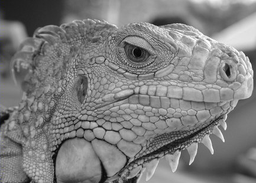
#> input picture Homework2/Part2/iguana.png, 256 x 183 px, shrunk from 433 x 310 before the run
$ jupyter execute --allow-errors hw2_p2.ipynb   (shell and % lines are left out)
#> lines starting #> are read from the running program, lines starting #| are printed output that depends on the picture
### Homework2/Part2/edge.py
import numpy as np

def conv(image, kernel):
    """ An implementation of convolution filter.

    This function uses element-wise multiplication and np.sum()
    to efficiently compute weighted sum of neighborhood at each
    pixel.

    Args:
        image: numpy array of shape (Hi, Wi).
        kernel: numpy array of shape (Hk, Wk).

    Returns:
        out: numpy array of shape (Hi, Wi).
    """
    Hi, Wi = image.shape
    Hk, Wk = kernel.shape
    out = np.zeros((Hi, Wi))

    # For this assignment, we will use edge values to pad the images.
    # Zero padding will make derivatives at the image boundary very big,
    # whereas we want to ignore the edges at the boundary.
    pad_width0 = Hk // 2
    pad_width1 = Wk // 2
    pad_width = ((pad_width0,pad_width0),(pad_width1,pad_width1))
    padded = np.pad(image, pad_width, mode='edge')

    ### YOUR CODE HERE
    flipped = np.flip(kernel)
    f = np.vectorize(lambda i, j: np.sum(padded[i:(i+Hk), j:(j+Wk)] * flipped))
    out = f(np.arange(Hi)[:, np.newaxis], np.arange(Wi))
    ### END YOUR CODE

    return out

def gaussian_kernel(size, sigma):
    """ Implementation of Gaussian Kernel.

    This function follows the gaussian kernel formula,
    and creates a kernel matrix.

    Hints:
    - Use np.pi and np.exp to compute pi and exp.

    Args:
        size: int of the size of output matrix.
        sigma: float of sigma to calculate kernel.

    Returns:
        kernel: numpy array of shape (size, size).
    """

    kernel = np.zeros((size, size))

    ### YOUR CODE HERE
    assert size % 2 == 1
    k = (size - 1) // 2
    def calculate(i, j):
        return np.exp(-((i - k) ** 2 + (j - k) ** 2) / (2 * (sigma ** 2))) / (2 * np.pi * (sigma ** 2))
    f = np.vectorize(calculate)
    kernel = f(np.arange(size)[:, np.newaxis], np.arange(size))
    ### END YOUR CODE

    return kernel

def partial_x(img):
    """ Computes partial x-derivative of input img.

    Hints:
        - You may use the conv function in defined in this file.

    Args:
        img: numpy array of shape (H, W).
    Returns:
        out: x-derivative image.
    """

    out = None

    ### YOUR CODE HERE
    filter_x = np.array([[0.5, 0, -0.5]])
    out = conv(img, filter_x)
    ### END YOUR CODE

    return out

def partial_y(img):
    """ Computes partial y-derivative of input img.

    Hints:
        - You may use the conv function in defined in this file.

    Args:
        img: numpy array of shape (H, W).
    Returns:
        out: y-derivative image.
    """

    out = None

    ### YOUR CODE HERE
    filter_y = np.array([[0.5, 0, -0.5]]).T
    out = conv(img, filter_y)
    ### END YOUR CODE

    return out

def gradient(img):
    """ Returns gradient magnitude and direction of input img.

    Args:
        img: Grayscale image. Numpy array of shape (H, W).

    Returns:
        G: Magnitude of gradient at each pixel in img.
            Numpy array of shape (H, W).
        theta: Direction(in degrees, 0 <= theta < 360) of gradient
            at each pixel in img. Numpy array of shape (H, W).

    Hints:
        - Use np.sqrt and np.arctan2 to calculate square root and arctan
    """
    G = np.zeros(img.shape)
    theta = np.zeros(img.shape)

    ### YOUR CODE HERE
    G_x = partial_x(img)
    G_y = partial_y(img)
    G = np.sqrt(G_x ** 2 + G_y ** 2)
    # theta = np.arctan2(G_y, G_x) * 180 / np.pi + 180
    # theta = np.frompyfunc(lambda x: x if x < 360 else x - 360, 1, 1)(theta).astype(np.float32)
    # theta = np.arctan2(G_y, G_x)
    theta = np.arctan2(G_y, G_x) * 180 / np.pi
    theta[theta < 0] += 360
    ### END YOUR CODE

    return G, theta


def non_maximum_suppression(G, theta):
    """ Performs non-maximum suppression.

    This function performs non-maximum suppression along the direction
    of gradient (theta) on the gradient magnitude image (G).

    Args:
        G: gradient magnitude image with shape of (H, W).
        theta: direction of gradients with shape of (H, W).

    Returns:
        out: non-maxima suppressed image.
    """
    H, W = G.shape
    out = np.zeros((H, W))

    # Round the gradient direction to the nearest 45 degrees
    theta = np.floor((theta + 22.5) / 45) * 45
    theta = (theta % 360.0).astype(np.int32)

    #print(G)
    ### BEGIN YOUR CODE
    G_padded = np.pad(G, ((1, 1), (1, 1)))
    dists = [
        (0, 1), (1, 1), (1, 0), (1, -1)
    ]
    for i in range(1, H + 1):
        for j in range(1, W + 1):
            t = (theta[i - 1, j - 1] // 45) % len(dists)
            dist = dists[t]
            di, dj = (i + dist[0]), (j + dist[1])
            ei, ej = (i - dist[0]), (j - dist[1])
            if not (G_padded[i, j] <= G_padded[di, dj] or G_padded[i, j] <= G_padded[ei, ej]):
                out[i - 1, j - 1] = G_padded[i, j]
    ### END YOUR CODE

    return out

def double_thresholding(img, high, low):
    """
    Args:
        img: numpy array of shape (H, W) representing NMS edge response.
        high: high threshold(float) for strong edges.
        low: low threshold(float) for weak edges.

    Returns:
        strong_edges: Boolean array representing strong edges.
            Strong edeges are the pixels with the values greater than
            the higher threshold.
        weak_edges: Boolean array representing weak edges.
            Weak edges are the pixels with the values smaller or equal to the
            higher threshold and greater than the lower threshold.
    """

    strong_edges = np.zeros(img.shape, dtype=bool)
    weak_edges = np.zeros(img.shape, dtype=bool)

    ### YOUR CODE HERE
    strong_edges = img > high
    weak_edges = (img <= high) & (img > low)
    ### END YOUR CODE

    return strong_edges, weak_edges


def get_neighbors(y, x, H, W):
    """ Return indices of valid neighbors of (y, x).

    Return indices of all the valid neighbors of (y, x) in an array of
    shape (H, W). An index (i, j) of a valid neighbor should satisfy
    the following:
        1. i >= 0 and i < H
        2. j >= 0 and j < W
        3. (i, j) != (y, x)

    Args:
        y, x: location of the pixel.
        H, W: size of the image.
    Returns:
        neighbors: list of indices of neighboring pixels [(i, j)].
    """
    neighbors = []

    for i in (y-1, y, y+1):
        for j in (x-1, x, x+1):
            if i >= 0 and i < H and j >= 0 and j < W:
                if (i == y and j == x):
                    continue
                neighbors.append((i, j))

    return neighbors

def link_edges(strong_edges, weak_edges):
    """ Find weak edges connected to strong edges and link them.

    Iterate over each pixel in strong_edges and perform breadth first
    search across the connected pixels in weak_edges to link them.
    Here we consider a pixel (a, b) is connected to a pixel (c, d)
    if (a, b) is one of the eight neighboring pixels of (c, d).

    Args:
        strong_edges: binary image of shape (H, W).
        weak_edges: binary image of shape (H, W).

    Returns:
        edges: numpy boolean array of shape(H, W).
    """

    H, W = strong_edges.shape
    indices = np.stack(np.nonzero(strong_edges)).T
    edges = np.zeros((H, W), dtype=bool)

    # Make new instances of arguments to leave the original
    # references intact
    weak_edges = np.copy(weak_edges)
    edges = np.copy(strong_edges)

    ### YOUR CODE HERE
    for i in range(len(indices)):
        y, x = indices[i]
        queue = [(y, x)]
        while len(queue) > 0:
            y, x = queue.pop(0)
            edges[y, x] = True
            neighbors = get_neighbors(y, x, H, W)
            for ny, nx in neighbors:
                if weak_edges[ny, nx]:
                    queue.append((ny, nx))
                    weak_edges[ny, nx] = False
    ### END YOUR CODE

    return edges

def canny(img, kernel_size=5, sigma=1.4, high=20, low=15):
    """ Implement canny edge detector by calling functions above.

    Args:
        img: binary image of shape (H, W).
        kernel_size: int of size for kernel matrix.
        sigma: float for calculating kernel.
        high: high threshold for strong edges.
        low: low threashold for weak edges.
    Returns:
        edge: numpy array of shape(H, W).
    """
    ### YOUR CODE HERE
    G, theta = gradient(conv(img, gaussian_kernel(kernel_size, sigma)))
    G = non_maximum_suppression(G, theta)
    strong_edges, weak_edges = double_thresholding(G, high, low)
    edge = link_edges(strong_edges, weak_edges)
    ### END YOUR CODE

    return edge

### Homework2/Part2/hw2_p2.ipynb
# Homework 2 Part2
*This notebook includes both coding and written questions. Please hand in this notebook file with all the outputs and your answers to the written questions.*

This assignment covers Canny edge detector.

[cell 1]
# Setup
from __future__ import print_function

import numpy as np
import matplotlib.pyplot as plt
import matplotlib.image as mpimg
from time import time
from skimage import io

plt.rcParams['figure.figsize'] = (15.0, 12.0) # set default size of plots
plt.rcParams['image.interpolation'] = 'nearest'
plt.rcParams['image.cmap'] = 'gray'

# for auto-reloading extenrnal modules

# Canny Edge Detector
In this part, you are going to implement a Canny edge detector. The Canny edge detection algorithm can be broken down in to five steps:
1. Smoothing
2. Finding gradients
3. Non-maximum suppression
4. Double thresholding
5. Edge tracking by hysterisis

### 1.1 Smoothing (10 points)
#### Implementation (5 points)
We first smooth the input image by convolving it with a Gaussian kernel. The equation for a Gaussian kernel of size $(2k+1)\times(2k+1)$ is given by:

$$h_{ij}=\frac{1}{2\pi\sigma^2}\exp{\Bigl(-\frac{(i-k)^2+(j-k)^2}{2\sigma^2}\Bigr)}, 0\leq i,j < 2k+1$$

Implement **`gaussian_kernel`** in `edge.py` and run the code below.

[cell 2]
from edge import conv, gaussian_kernel

# Define 3x3 Gaussian kernel with std = 1
kernel = gaussian_kernel(3, 1)
kernel_test = np.array(
    [[ 0.05854983, 0.09653235, 0.05854983],
     [ 0.09653235, 0.15915494, 0.09653235],
     [ 0.05854983, 0.09653235, 0.05854983]]
)

# Test Gaussian kernel
if not np.allclose(kernel, kernel_test):
    print('Incorrect values! Please check your implementation.')

Implement **`conv`** in `edge.py` and run the code below.

[cell 3]
# Test with different kernel_size and sigma
kernel_size = 5
sigma = 1.4

# Load image
img = io.imread('iguana.png', as_gray=True)

# Define 5x5 Gaussian kernel with std = sigma
kernel = gaussian_kernel(kernel_size, sigma)

# Convolve image with kernel to achieve smoothed effect
smoothed = conv(img, kernel)

plt.subplot(1,2,1)
plt.imshow(img)
plt.title('Original image')
plt.axis('off')

plt.subplot(1,2,2)
plt.imshow(smoothed)
plt.title('Smoothed image')
plt.axis('off')

plt.show()

#### Question (5 points)
What is the effect of changing kernel_size and sigma?

**Your Answer:** Write your solution in this markdown cell.

[cell 4]
def test_kernel_size():
    kernel_sizes = [3, 5, 7, 13, 25, 45]
    sigma = 1.4
    for index in range(len(kernel_sizes)):
        kernel_size = kernel_sizes[index]
        kernel = gaussian_kernel(kernel_size, sigma)
        smoothed = conv(img, kernel)
        plt.subplot(3,2,index+1)
        plt.imshow(smoothed)
        plt.title('kernel_size = %d' % kernel_size)
        plt.axis('off')

test_kernel_size()
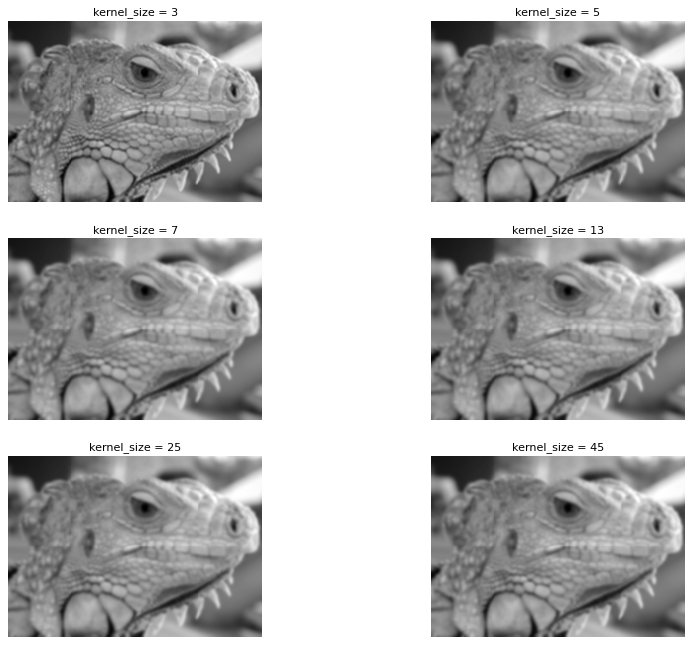
#> figure drawn by matplotlib, 6 panels

[cell 5]
def test_sigma():
    kernel_size = 5
    sigmas = [1.0, 1.1, 1.5, 2.0, 2.5, 3.0]
    for index in range(len(sigmas)):
        sigma = sigmas[index]
        kernel = gaussian_kernel(kernel_size, sigma)
        smoothed = conv(img, kernel)
        plt.subplot(3,2,index+1)
        plt.imshow(smoothed)
        plt.title('$\sigma = %.1f$' % sigma)
        plt.axis('off')

test_sigma()

由上面测试可得，在相同 $\sigma$ 的情况下，`kernel_size` 越大，图像越模糊；在相同 `kernel_size` 的情况下，$\sigma$ 越大，图像越模糊。

### 1.2 Finding gradients (15 points)
The gradient of a 2D scalar function $I:\mathbb{R}^2\rightarrow{\mathbb{R}}$ in Cartesian coordinate is defined by:

$$\nabla{I(x,y)}=\bigl[\frac{\partial{I}}{\partial{x}},\frac{\partial{I}}{\partial{y}}\bigr],$$

where

$$
\frac{\partial{I(x,y)}}{\partial{x}}=\lim_{\Delta{x}\to{0}}\frac{I(x+\Delta{x},y)-I(x,y)}{\Delta{x}} \\
\frac{\partial{I(x,y)}}{\partial{y}}=\lim_{\Delta{y}\to{0}}\frac{I(x,y+\Delta{y})-I(x,y)}{\Delta{y}}.
$$

In case of images, we can approximate the partial derivatives by taking differences at one pixel intervals:

$$
\frac{\partial{I(x,y)}}{\partial{x}}\approx{\frac{I(x+1,y)-I(x-1,y)}{2}} \\
\frac{\partial{I(x,y)}}{\partial{y}}\approx{\frac{I(x,y+1)-I(x,y-1)}{2}}
$$

Note that the partial derivatives can be computed by convolving the image $I$ with some appropriate kernels $D_x$ and $D_y$:

$$
\frac{\partial{I}}{\partial{x}}\approx{I*D_x}=G_x \\
\frac{\partial{I}}{\partial{y}}\approx{I*D_y}=G_y
$$

#### Implementation (5 points)
Find the kernels $D_x$ and $D_y$ and implement **`partial_x`** and **`partial_y`** using `conv` defined in `edge.py`.

*-Hint: Remeber that convolution flips the kernel.*

[cell 6]
from edge import partial_x, partial_y

# Test input
I = np.array(
    [[0, 0, 0],
     [0, 1, 0],
     [0, 0, 0]]
)

# Expected outputs
I_x_test = np.array(
    [[ 0, 0, 0],
     [ 0.5, 0, -0.5],
     [ 0, 0, 0]]
)

I_y_test = np.array(
    [[ 0, 0.5, 0],
     [ 0, 0, 0],
     [ 0, -0.5, 0]]
)

# Compute partial derivatives
I_x = partial_x(I)
I_y = partial_y(I)

# Test correctness of partial_x and partial_y
if not np.all(I_x == I_x_test):
    print('partial_x incorrect')

if not np.all(I_y == I_y_test):
    print('partial_y incorrect')

[cell 7]
# Compute partial derivatives of smoothed image
Gx = partial_x(smoothed)
Gy = partial_y(smoothed)
#> in conv (call 17), `out = f(np.arange(Hi)[:, np.newaxis], np.arange(Wi))`:
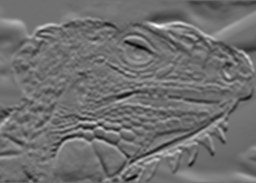
#> out: shape (183, 256) float64; min -0.114, max 0.146, mean -0.000278; drawn with min black and max white

plt.subplot(1,2,1)
plt.imshow(Gx)
plt.title('Derivative in x direction')
plt.axis('off')

plt.subplot(1,2,2)
plt.imshow(Gy)
plt.title('Derivative in y direction')
plt.axis('off')

plt.show()

#### Question (5 points)
What is the reason for performing smoothing prior to computing the gradients?

**Your Answer:** Write your solution in this markdown cell.

#### Implementation (10 points)
Now, we can compute the magnitude and direction of gradient with the two partial derivatives:

$$
G = \sqrt{G_{x}^{2}+G_{y}^{2}} \\
\Theta = arctan\bigl(\frac{G_{y}}{G_{x}}\bigr)
$$

Implement **`gradient`** in `edge.py` which takes in an image and outputs $G$ and $\Theta$.

[cell 8]
from edge import gradient

G, theta = gradient(smoothed)
#> in gradient, `theta[theta < 0] += 360`:
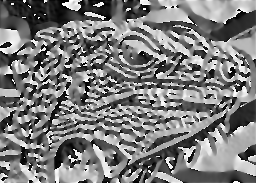
#> theta: shape (183, 256) float64; min 0.00187, max 360, mean 176; drawn with min black and max white

if not np.all(G >= 0):
    print('Magnitude of gradients should be non-negative.')

if not np.all((theta >= 0) * (theta < 360)):
    print('Direction of gradients should be in range 0 <= theta < 360')

plt.imshow(G)
plt.title('Gradient magnitude')
plt.axis('off')
plt.show()

### 1.3 Non-maximum suppression (20 points)
You should be able to see that the edges extracted from the gradient of the smoothed image are quite thick and blurry. The purpose of this step is to convert the "blurred" edges into "sharp" edges. Basically, this is done by preserving all local maxima in the gradient image and discarding everything else. The algorithm is for each pixel (x,y) in the gradient image:
1. Round the gradient direction $\Theta[y,x]$ to the nearest 45 degrees, corresponding to the use of an 8-connected neighbourhood.

2. Compare the edge strength of the current pixel with the edge strength of the pixel in the positive and negative gradient directions. For example, if the gradient direction is south (theta=90), compare with the pixels to the north and south.

3. If the edge strength of the current pixel is the largest; preserve the value of the edge strength. If not, suppress (i.e. remove) the value.

Implement **`non_maximum_suppression`** in `edge.py`.

We provide the correct output and the difference between it and your result for debugging purposes.  If you see white spots in the Difference image, you should check your implementation.

[cell 9]
from edge import non_maximum_suppression

# Test input
g = np.array(
    [[0.4, 0.5, 0.6],
     [0.3, 0.5, 0.7],
     [0.4, 0.5, 0.6]]
)

# Print out non-maximum suppressed output
# varying theta
for angle in range(0, 180, 45):
    #print('Thetas:', angle)
    t = np.ones((3, 3)) * angle # Initialize theta
    print(non_maximum_suppression(g, t))

[cell 10]
nms = non_maximum_suppression(G, theta)
#> in non_maximum_suppression (call 5), `theta = (theta % 360.0).astype(np.int32)`:
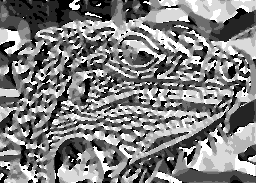
#> theta: shape (183, 256) int32; min 0, max 315, mean 158.6; drawn with min black and max white
#> in non_maximum_suppression (call 5), `G_padded = np.pad(G, ((1, 1), (1, 1)))`:
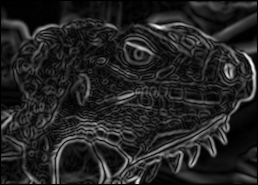
#> G_padded: shape (185, 258) float64; min 0, max 0.156, mean 0.022; drawn with min black and max white
#> after the loop in non_maximum_suppression (call 5), `for i in range(1, H + 1):`:
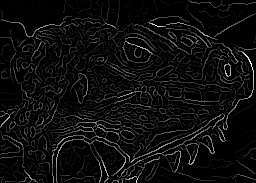
#> out: shape (183, 256) float64; min 0, max 0.156, mean 0.00805; drawn with min black and max white
plt.imshow(nms)
plt.title('Non-maximum suppressed')
plt.axis('off')
plt.show()

plt.subplot(1, 3, 1)
plt.imshow(nms)
plt.axis('off')
plt.title('Your result')

plt.subplot(1, 3, 2)
reference = np.load('references/iguana_non_max_suppressed.npy')
#> (reads Homework2/Part2/references/iguana_non_max_suppressed.npy from the repository)
plt.imshow(reference)
plt.axis('off')
plt.title('Reference')

plt.subplot(1, 3, 3)
#> (the rest of this cell did not finish here and is left out)

### 1.4 Double Thresholding (20 points)

The edge-pixels remaining after the non-maximum suppression step are (still) marked with their strength pixel-by-pixel. Many of these will probably be true edges in the image, but some may be caused by noise or color variations, for instance, due to rough surfaces. The simplest way to discern between these would be to use a threshold, so that only edges stronger that a certain value would be preserved. The Canny edge detection algorithm uses double thresholding. Edge pixels stronger than the high threshold are marked as strong; edge pixels weaker than the low threshold are suppressed and edge pixels between the two thresholds are marked as weak.

Implement **`double_thresholding`** in `edge.py`

[cell 11]
from edge import double_thresholding

low_threshold = 0.02
high_threshold = 0.03

strong_edges, weak_edges = double_thresholding(nms, high_threshold, low_threshold)
#> in double_thresholding, `strong_edges = img > high`:
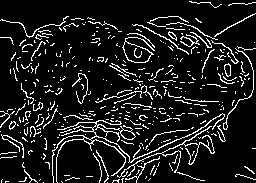
#> strong_edges: shape (183, 256) bool; 11.1% white in thin lines or dots
assert(np.sum(strong_edges & weak_edges) == 0)

edges=strong_edges * 1.0 + weak_edges * 0.5

plt.subplot(1,2,1)
plt.imshow(strong_edges)
plt.title('Strong Edges')
plt.axis('off')

plt.subplot(1,2,2)
plt.imshow(edges)
plt.title('Strong+Weak Edges')
plt.axis('off')

plt.show()

### 1.5 Edge tracking (20 points)

Strong edges are interpreted as “certain edges”, and can immediately be included in the final edge image. Consider its neighbors iteratively then declare it an 'edge pixel' if it is connected to a 'strong edge pixel' directly or via pixels between Low and High. The logic is of course that noise and other small variations are unlikely to result in a strong edge (with proper adjustment of the threshold levels). Thus strong edges will (almost) only be due to true edges in the original image. The weak edges can either be due to true edges or noise/color variations. The latter type will probably be distributed independently of edges on the entire image, and thus only a small amount will be located adjacent to strong edges. Weak edges due to true edges are much more likely to be connected directly to strong edges.

Implement **`link_edges`** in `edge.py`.

We provide the correct output and the difference between it and your result for debugging purposes.  If you see white spots in the Difference image, you should check your implementation.

[cell 12]
from edge import get_neighbors, link_edges

test_strong = np.array(
    [[1, 0, 0, 0],
     [0, 0, 0, 0],
     [0, 0, 0, 0],
     [0, 0, 0, 1]],
    dtype=bool
)

test_weak = np.array(
    [[0, 0, 0, 1],
     [0, 1, 0, 0],
     [1, 0, 0, 0],
     [0, 0, 1, 0]],
    dtype=bool
)

test_linked = link_edges(test_strong, test_weak)

plt.subplot(1, 3, 1)
plt.imshow(test_strong)
plt.title('Strong edges')

plt.subplot(1, 3, 2)
plt.imshow(test_weak)
plt.title('Weak edges')

plt.subplot(1, 3, 3)
plt.imshow(test_linked)
plt.title('Linked edges')
plt.show()
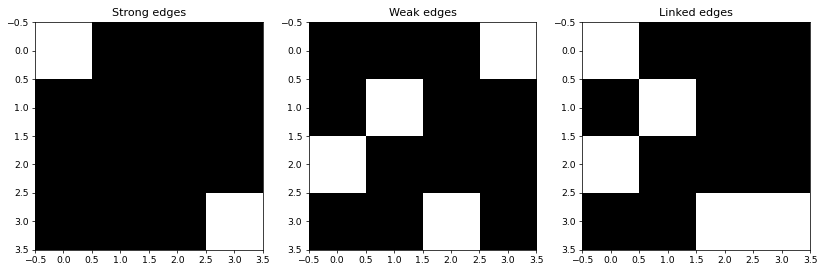
#> figure drawn by matplotlib, 3 panels

[cell 13]
edges = link_edges(strong_edges, weak_edges)
#> in link_edges (call 2), `indices = np.stack(np.nonzero(strong_edges)).T`: indices = 5190 pairs, first value 1 to 182, second value 0 to 255
#> the loop in link_edges (call 2), `for i in range(len(indices)):` made 5190 passes
#> after the loop in link_edges (call 2), `for i in range(len(indices)):`:
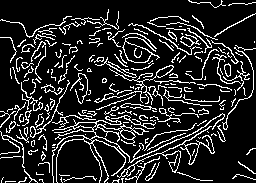
#> edges: shape (183, 256) bool; 15.3% white in thin lines or dots
#> after the loop in link_edges (call 2), `for i in range(len(indices)):`:
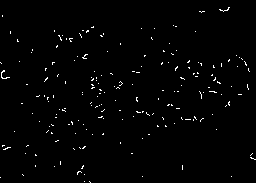
#> weak_edges: shape (183, 256) bool; 1.3% white in thin lines or dots

plt.imshow(edges)
plt.axis('off')
plt.show()

plt.subplot(1, 3, 1)
plt.imshow(edges)
plt.axis('off')
plt.title('Your result')

plt.subplot(1, 3, 2)
reference = np.load('references/iguana_edge_tracking.npy')
#> (reads Homework2/Part2/references/iguana_edge_tracking.npy from the repository)
#> (the rest of the program and of its run is left out)
